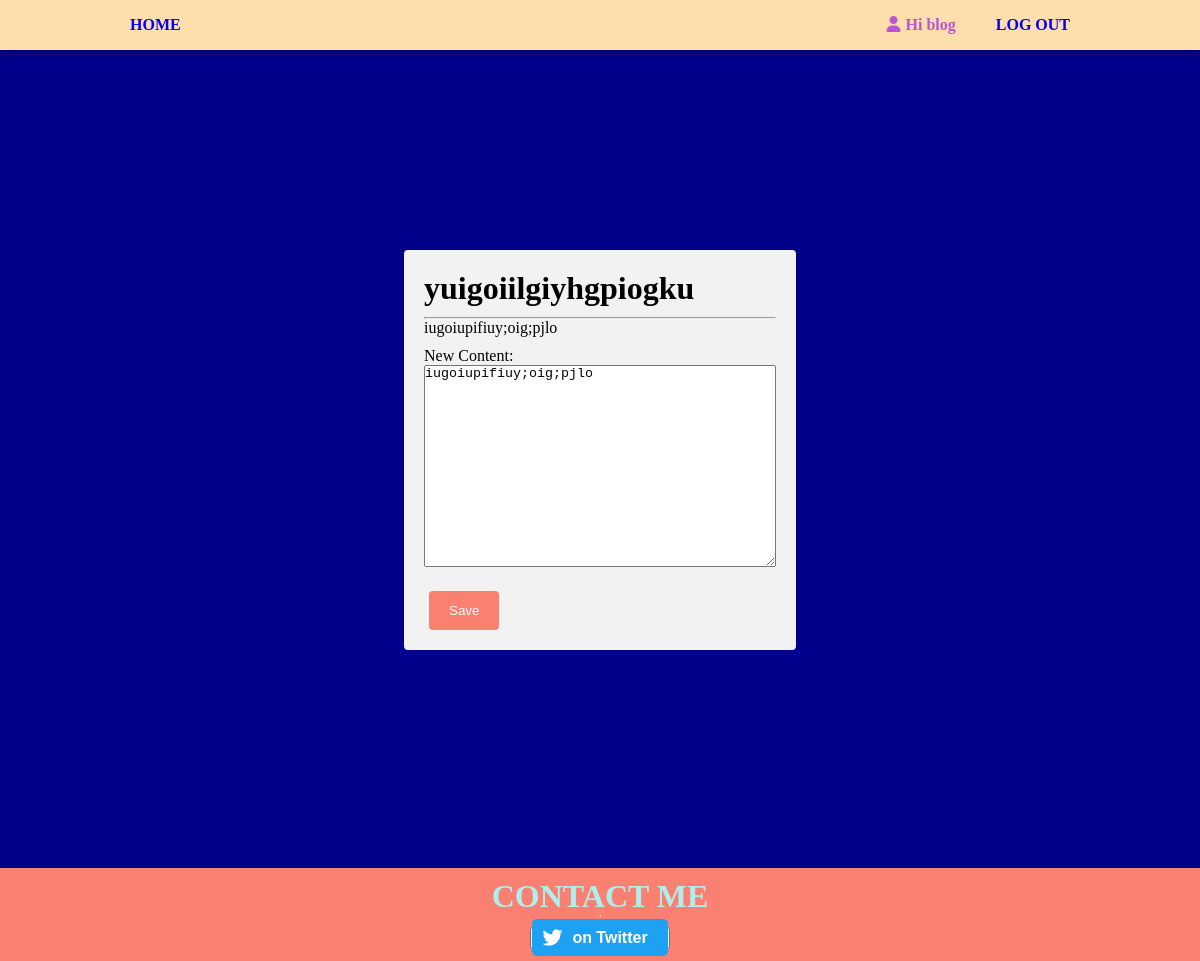
The page /article/edit/yuigoiilgiyhgpiogku/ (signed in) on the database its author committed.
### article/models.py (models this page shows, shortened)
class Post(models.Model):
    user = models.ForeignKey(User, on_delete=models.CASCADE)
    image = models.ImageField()
    title = models.CharField(max_length=255)
    slug = models.SlugField(unique=True, blank=True)
    category = models.ForeignKey(Category, on_delete=models.CASCADE, related_name='posts', default='uncategorized')
    post = models.TextField()
    date = models.DateTimeField(auto_now_add=True)
    likes = models.ManyToManyField(User, blank=True, related_name="post_likes")
    is_edited = models.BooleanField(default=False)

### article/views.py (the view)
# urls.py: path('article/edit/<str:slug>/', views.edit_post, name='edit_post'),
def edit_post(request, slug):
    post = get_object_or_404(Post, slug=slug)
    if post.user != request.user:
        return HttpResponse("You are not allowed to edit this article.")
    return render(request, 'article/edit_post.html', {'post': post})

### article/templates/article/edit_post.html (shortened to what this page needs)
{% extends 'article/base.html' %}
{% load static %}
{% block css %}
        {{ block.super }}
    <link rel="stylesheet" href="{% static 'edit_post.css' %}">
{% endblock %}
{% block body %}
<div class="container">
  <div class="form-container">
    <form method="POST" action="{% url 'article:save_post' slug=post.slug %}">
      <div class="article-details">
        <h1>{{ post.title }}</h1>
        <hr>
        <p>{{ post.post }}</p>
      </div>
      <div class="edit-form">
        <div class="form-group">
          <label for="new_content">New Content:</label>
          <div class="textarea-container">
            <textarea id="new_content" name="new_content" class="form-control">{{ post.post }}</textarea>
          </div>
        </div>
        <div class="form-group">
          <button type="submit" class="btn btn-primary">Save</button>
        </div>
      </div>
    </form>
  </div>
</div>
{% endblock %}

### article/templates/article/base.html (shortened to what this page needs)
{% load static %}
<!DOCTYPE html>
<html lang="en">
<head>
    <link rel="stylesheet" href="https://cdnjs.cloudflare.com/ajax/libs/font-awesome/6.3.0/css/all.min.css"
 />
    {% block css %}
    <link rel="stylesheet" type="text/css" href="{% static 'styles.css' %}">
    {% endblock %}
</head>
<body>
    <nav id="navbar">
        <div id="navbar-container">
                <div id="home"><a href="{% url 'article:index' %}">HOME</a></div>
            <ul id="navbar-right">
                <li id="navbar-user">
                    {% if user.is_authenticated %}
                    <i class="fa-solid fa-user"></i><span>Hi {{user}}</span>
                </li>
                <li class="logout"><a href ="{% url 'account:logout' %}">LOG OUT</a></li>
                {% else %}
                <i class="fa-solid fa-user"></i><span>Hi stranger</span>
                </li>
                <li class="logout"><a href ="{% url 'account:login' %}">LOG IN</a></li>
                {% endif %}
            </ul>
        </div>
    </nav>
    {% block body %}
    {% endblock %}
    <footer>
        <div id="contact-me">
        <h1>CONTACT ME</h1>
        <hr>
        <button id="twitter-button"><a href="https://twitter.com/chistev12" class="twitter-button" target="_blank"><i class="fab fa-twitter"></i>on Twitter</a>
        </button>
      </div>
    </footer>
</body>
</html>

### article/templates/article/styles.css (style rules this page uses)
* { margin: 0; padding: 0; }
body { background-color: darkblue; }
#navbar { background-color: navajowhite; height: 50px; box-shadow: 0 3px 10px rgba(0,0,0,0.2); }
#navbar-container { height: inherit; max-width: 80%; margin: 0 auto; display: flex; align-items: center; justify-content: space-between; color: mediumorchid ; }
#home { cursor: pointer; font-weight: bold; }
#navbar-right { display: flex; }
li { list-style: none; }
#navbar a { text-decoration: none; padding: 10px; font-weight: bold; }
#navbar-user { margin-right: 30px; font-weight: bold; }
.fa-user { margin-right: 5px; }
button[type=submit] { background-color:salmon; color: white; padding: 12px 20px; border: none; border-radius: 4px; cursor: pointer; margin-left: 5px; }
#contact-me { background-color: salmon; padding: 10px; margin-top: 18px; display: flex; flex-direction: column; align-items: center; justify-content: center; }
#contact-me h1 { color: paleturquoise; }
#twitter-button { margin-top: 10px; }
.twitter-button { background-color: #1DA1F2; color: white; border: none; padding: 10px 20px 10px 40px; border-radius: 5px; text-decoration: none; font-size: 16px; font-weight: bold; position: relative; }
.twitter-button i { position: absolute; left: 10px; top: 50%; transform: translateY(-50%); font-size: 20px; }

### assets/edit_post.css (style rules this page uses)
.container { display: flex; justify-content: center; align-items: center; height: 100vh; }
.form-container { max-width: 400px; padding: 20px; background-color: #f2f2f2; border-radius: 4px; }
.article-details h1, .article-details p, .form-group { margin-bottom: 10px; }
.textarea-container { margin-bottom: 20px; }
.form-group:last-child { margin-bottom: 0; }
.article-details p { word-wrap: break-word; overflow-wrap: break-word; max-width: 100%; }
.textarea-container textarea { height: 200px; width: 350px; }

### rows shown on the page
Post: title "yuigoiilgiyhgpiogku", post "iugoiupifiuy;oig;pjlo", new_content "iugoiupifiuy;oig;pjlo"

### other values the page prints
{{ user }} "blog"
